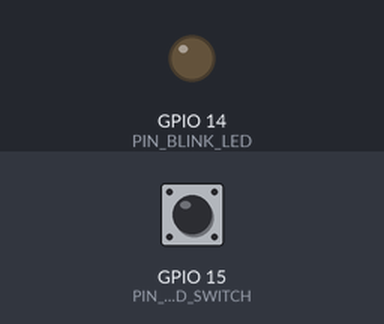
Recording of a program running on a simulated Raspberry Pi (BCM pin numbers). On the bench: output pins drawn as LEDs (lit = HIGH). The inputs (shaded band) are chosen by the test bench; at power-on: GPIO 15 (PIN_READ_SWITCH) LOW.

Above: at 1.2 s.
1.3 s: GPIO 15 (PIN_READ_SWITCH) pulled HIGH for 1.2 s
At 2.8 s:
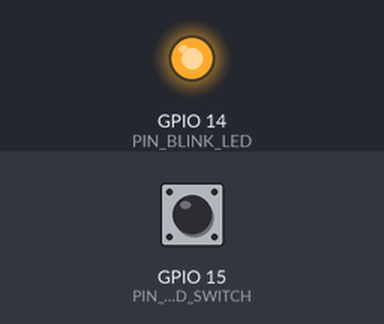
4.5 s: GPIO 15 (PIN_READ_SWITCH) pulled HIGH for 3.2 s
At 8.8 s:
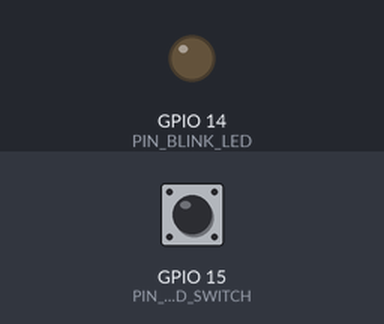
Timing chart, 0 to 10.3 s (numbered marks = the images above; inputs shaded):
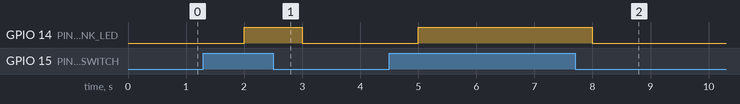

The program:

task-3-read-light-led.py
```python
import RPi.GPIO as GPIO
import time
GPIO.setmode(GPIO.BCM)

PIN_BLINK_LED = 14
PIN_READ_SWITCH = 15

GPIO.setup(PIN_BLINK_LED, GPIO.OUT)
GPIO.setup(PIN_READ_SWITCH, GPIO.IN)

while True:
    GPIO.output(PIN_BLINK_LED, GPIO.input(PIN_READ_SWITCH))
    time.sleep(1) #Theline is not verified, whether RPi can read acurattely at infinite frequency


#Connect the circuit as follows:
#Input pin must be connected to GND by a 1kH resistor
#Switch must be connected to the 3.3V without a resistor
#!!!! The drow of 3.3V must be drained to the resistor permanently connected to GND and input
```

Measured:
- after the input at 1.3 s, GPIO 14 (PIN_BLINK_LED): LOW → HIGH after 0.70 s, → LOW 1.0 s later
- after the input at 4.5 s, GPIO 14 (PIN_BLINK_LED): LOW → HIGH after 0.50 s, → LOW 3.0 s later
